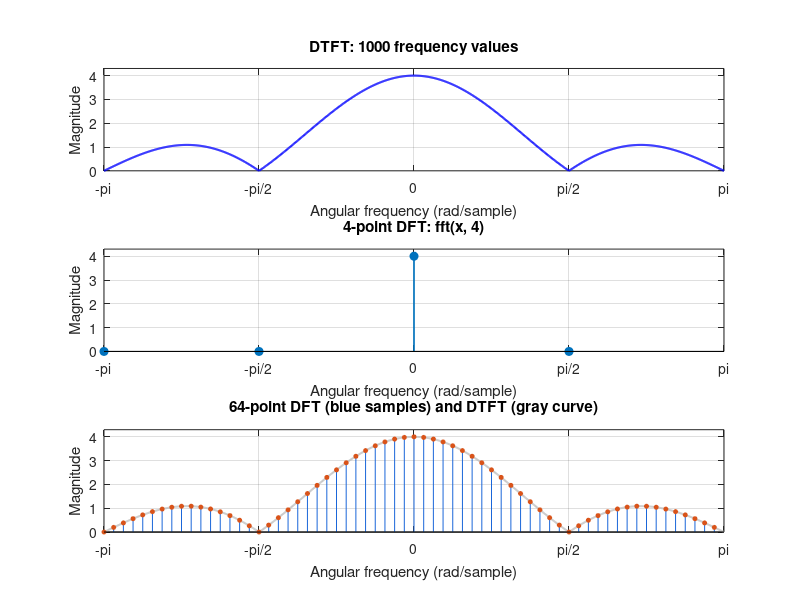

Reproduce this figure in MATLAB. (Note: this script raises an error after producing the figure.)
% Exercise 4: Continuous-frequency DTFT versus DFT samples.
clear; close all; clc;

x = [1 1 1 1];
n = 0:length(x)-1;
w = linspace(-pi, pi, 1000);
X = x * exp(-1j * (n.' * w));

N4 = 4;
N64 = 64;
X4 = fftshift(fft(x, N4));
X64 = fftshift(fft(x, N64));
w4 = 2*pi*(-N4/2:N4/2-1)/N4;
w64 = 2*pi*(-N64/2:N64/2-1)/N64;

outputDir = fileparts(mfilename('fullpath'));
if isempty(outputDir), outputDir = pwd; end

fig = figure('Color', 'w', 'Position', [100 50 1000 780]);
subplot(3, 1, 1);
plot(w, abs(X), 'b', 'LineWidth', 1.5);
grid on; xlim([-pi pi]); ylim([0 4.3]);
set(gca, 'XTick', [-pi -pi/2 0 pi/2 pi]);
set(gca, 'XTickLabel', {'-pi', '-pi/2', '0', 'pi/2', 'pi'});
xlabel('Angular frequency (rad/sample)');
ylabel('Magnitude');
title('DTFT: 1000 frequency values');

subplot(3, 1, 2);
stem(w4, abs(X4), 'filled', 'LineWidth', 1.2);
grid on; xlim([-pi pi]); ylim([0 4.3]);
set(gca, 'XTick', [-pi -pi/2 0 pi/2 pi]);
set(gca, 'XTickLabel', {'-pi', '-pi/2', '0', 'pi/2', 'pi'});
xlabel('Angular frequency (rad/sample)');
ylabel('Magnitude');
title('4-point DFT: fft(x, 4)');

subplot(3, 1, 3);
plot(w, abs(X), 'Color', [0.75 0.75 0.75], 'LineWidth', 1.4);
hold on;
stem(w64, abs(X64), 'filled', 'Color', [0.1 0.4 0.85], 'MarkerSize', 3);
hold off;
grid on; xlim([-pi pi]); ylim([0 4.3]);
set(gca, 'XTick', [-pi -pi/2 0 pi/2 pi]);
set(gca, 'XTickLabel', {'-pi', '-pi/2', '0', 'pi/2', 'pi'});
xlabel('Angular frequency (rad/sample)');
ylabel('Magnitude');
title('64-point DFT (blue samples) and DTFT (gray curve)');

sgtitle('DTFT and DFT for x[n] = [1, 1, 1, 1]');
saveas(fig, fullfile(outputDir, 'dtft-dft-comparison.png'));
fprintf('Original sample count = %d; fft lengths = %d and %d.\n', ...
    length(x), N4, N64);
disp('DTFT zero locations in [-pi, pi]: -pi, -pi/2, pi/2, pi.');
disp('Exercise 4 completed: dtft-dft-comparison.png saved.');
